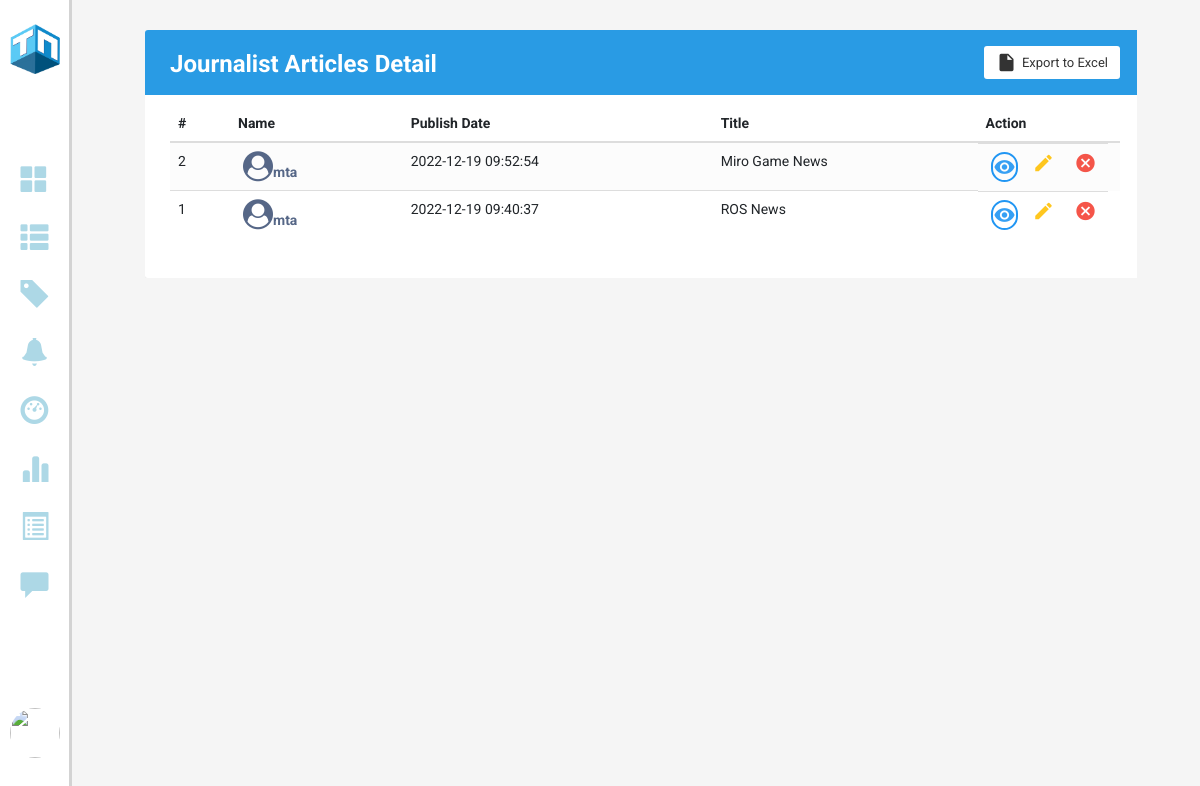
The page /AdminarticleDetails (signed in) on the database its author committed.
### models.py (models this page shows)
class News(db.Model):
    id = Column(Integer, primary_key = True)
    post_id = Column(Integer, ForeignKey('posts.id'), nullable=False)
    title = Column(String, nullable=False)
    category_id = Column(Integer, ForeignKey('categories.id'), nullable=False)
    image = Column(BLOB, nullable=False)
    mimetype = Column(String, nullable=False)
    views = Column(Integer, nullable=False)
    published = Column(Boolean, nullable = False)
    commented_news = db.relationship('Comments', backref = backref('commented_news'), cascade = 'all, delete')

class Users(db.Model, UserMixin):
    id = db.Column(db.Integer,  primary_key = True, nullable = False)
    email = Column(String, nullable=False, unique = True)
    username = Column(String, nullable=False)
    role = Column(String, nullable=False)
    password = Column(String, nullable=False)
    profile_pic = Column(BLOB, nullable=False)
    mimetype = Column(String, nullable=False)
    status = Column(Boolean, nullable=False)
    created_at = Column(DateTime, server_default = func.now(), nullable=False)
    updated_at = Column(DateTime, server_default = func.now(), server_onupdate = func.now(), nullable=False)
    poster = db.relationship('Posts', backref=backref('poster'), cascade = 'all, delete')
    reporter = db.relationship('Reports', backref=backref('reporter'), cascade = 'all, delete')
    bookmarker = db.relationship('Bookmarks', backref=backref('bookmarker'), cascade = 'all, delete')
    notifier = db.relationship('Notifications', backref=backref('notifier'), cascade = 'all, delete')

class Posts(db.Model):
    id = Column(Integer, primary_key = True)
    poster_id = Column(Integer, ForeignKey('users.id'), nullable=False)
    type_id = Column(Integer, ForeignKey('types.id'), nullable=False)
    description = Column(String, nullable=False)
    created_at = Column(DateTime, server_default = func.now(), nullable=False)
    updated_at = Column(DateTime, server_default = func.now(), server_onupdate = func.now(), nullable=False)
    article = db.relationship('News', backref=backref('article'), cascade = 'all, delete')
    post = db.relationship('Reports', backref=backref('post'), cascade = 'all, delete')
    comment_post = db.relationship('Comments', backref=backref('comment_post'), cascade = 'all, delete')

### app.py (the view)
@app.route("/AdminarticleDetails")
@login_required
def Admin_article_details():
    note_form = NoteForm()
    news = News.query.filter_by(published = True).order_by(News.id.desc()).all()
    return render_template("AdminArticleDetails.html", news = news, note_form = note_form)

### app.py (called while the page is built)
@login_manager.user_loader
def load_user(user_id):
    return Users.query.get(int(user_id))

### templates/AdminArticleDetails.html (shortened to what this page needs)
<!DOCTYPE html>
<html lang="en">
<head>
    <link rel="stylesheet" type="text/css" href="/static/style.css">
    <link rel="stylesheet" href="https://stackpath.bootstrapcdn.com/bootstrap/4.5.0/css/bootstrap.min.css">
    <link rel="stylesheet" href="https://maxcdn.bootstrapcdn.com/font-awesome/4.7.0/css/font-awesome.min.css">
    <link rel="stylesheet" href="https://maxcdn.bootstrapcdn.com/bootstrap/3.3.6/css/bootstrap.min.css">
    <link rel="stylesheet" href="https://cdnjs.cloudflare.com/ajax/libs/font-awesome/4.7.0/css/font-awesome.min.css">
    <link rel="stylesheet" href="https://maxcdn.bootstrapcdn.com/bootstrap/3.3.7/css/bootstrap.min.css"
>
</head>
<body>
    <section class="GContent" style="background-color: #f2f3f4">
        {% include 'left_admin_menu.html' %}
        <div class="G1" style="width: 94%;">
            <div class="Gformat" style="width: 100%;">
                <div class="container-xl">
                    <div class="table-responsive">
                        <div class="table-wrapper">
                            <div class="table-title">
                                <div class="row">
                                    <div class="col-sm-5">
                                        <h2 style="color: white">Journalist Articles <b>Detail</b></h2>
                                    </div>
                                    <div class="col-sm-7">
                                        <a href="#" class="btn btn-secondary"><i class="material-icons">&#xE24D;</i>
                                            <span>Export to Excel</span></a>
                                    </div>
                                </div>
                            </div>
                            <table class="table table-striped table-hover">
                                <thead>
                                    <tr>
                                        <th>#</th>
                                        <th>Name</th>
                                        <th>Publish Date</th>
                                        <th>Title</th>
                                        <th style="width: 15%;">Action</th>
                                    </tr>
                                </thead>
                                <tbody>
                                    {% for article in news %}
                                    <tr>
                                        <td>{{article.id}}</td>
                                        <td><a href="#"><i class="fa fa-user-circle" aria-hidden="true"
                                                    style="font-size: 30px;"></i>{{article.article.poster.username}}</a>
                                        </td>
                                        <td>{{article.article.created_at}}</td>
                                        <td>{{article.title}}</td>
                                        <td class="d-flex">
                                            <a href="{{ url_for('summary_view', news_id=article.id) }}" class="view"
                                                title="View Article" data-toggle="tooltip"><i
                                                    class="material-icons">&#xE417;</i></a>
                                            <form action="{{ url_for('writenote', id = article.article.poster.id, current_url = request.path) }}" method="post">
                                                <a href="" class="edit" title="Write Note" data-toggle="modal" data-target="#replyModal">
                                                    <i class="material-icons">&#xE254;</i>
                                                </a>
                                            </form>
                                            <a href="{{ url_for('delete_news', post_id = article.article.id)}}"
                                                class="delete" title="Delete Article" data-toggle="tooltip"><i
                                                    class="material-icons">&#xE5C9;</i></a>
                                        </td>
                                    </tr>
                                    {% endfor %}
                                </tbody>
                            </table>
                        </div>
                    </div>
                </div>
            </div>
        </div>
    </section>
</body>
</html>

### static/style.css (style rules this page uses)
body { margin: 0; padding: 0; font-family: Arial, Helvetica, sans-serif; }
.GContent .G1 { float: left; margin-left: 6%; padding: 0 4%; width: 64%; }
.Gformat { float: left; width: 75%; padding-left: 10px; }
.Gformat h2 { margin-top: 19px; font-size: 20px; font-weight: bold; color: black; margin-right: 6px; }
.table-responsive { margin: 30px 0; }
.table-wrapper { min-width: 1000px; background: #fff; padding: 20px; box-shadow: 0 1px 1px rgba(0, 0, 0, .05); }
.table-title { padding-bottom: 10px; margin: 0 0 10px; min-width: 100%; }
.table-title h2 { margin: 8px 0 0; font-size: 22px; }
table.table tr th, table.table tr td { border-color: #e9e9e9; }
table.table-striped tbody tr:nth-of-type(odd) { background-color: #fcfcfc; }
table.table td:last-child { width: 130px; }
table.table td a { color: #a0a5b1; display: inline-block; margin: 0 5px; }
table.table td a.view { color: #03A9F4; }
table.table td a.edit { color: #FFC107; }
table.table td a.delete { color: #E34724; }
table.table td i { font-size: 19px; }
.table-wrapper { min-width: 1000px; background: #fff; padding: 20px 25px; border-radius: 3px; box-shadow: 0 1px 1px rgba(0, 0, 0, .05); }
.table-title { padding-bottom: 15px; background: #299be4; color: #fff; padding: 16px 30px; margin: -20px -25px 10px; border-radius: 3px 3px 0 0; }
.table-title h2 { margin: 5px 0 0; font-size: 24px; }
.table-title .btn { color: #566787; float: right; font-size: 13px; background: #fff; border: none; min-width: 50px; border-radius: 2px; border: none; outline: none !important; margin-left: 10px; }
.table-title .btn i { float: left; font-size: 21px; margin-right: 5px; }
.table-title .btn span { float: left; margin-top: 2px; }
table.table tr th, table.table tr td { border-color: #e9e9e9; padding: 12px 15px; vertical-align: middle; }
table.table tr th:first-child { width: 60px; }
table.table tr th:last-child { width: 100px; }
table.table td:last-child i { opacity: 0.9; font-size: 22px; margin: 0 5px; }
table.table td a { font-weight: bold; color: #566787; display: inline-block; text-decoration: none; }
table.table td a.delete { color: #F44336; }
.table-wrapper .btn { float: right; color: #333; background-color: #fff; border-radius: 3px; border: none; outline: none !important; margin-left: 10px; }
.table-title .btn { font-size: 13px; border: none; }
.table-title { color: #fff; padding: 16px 25px; margin: -20px -25px 10px; border-radius: 3px 3px 0 0; }
table.table tr th:last-child { width: 80px; }
table.table td a.view { width: 30px; height: 30px; color: #2196F3; border: 2px solid; border-radius: 30px; text-align: center; }
table.table td a.view i { font-size: 22px; margin: 2px 0 0 1px; }

### templates/AdminArticleDetails.html (style rules this page uses)
body { color: #566787; background: #f5f5f5; font-family: 'Roboto', sans-serif; }

### rows shown on the page
News: id "2", article.poster.username "mta", article.created_at "2022-12-19 09:52:54", title "Miro Game News"
News: id "1", article.poster.username "mta", article.created_at "2022-12-19 09:40:37", title "ROS News"
